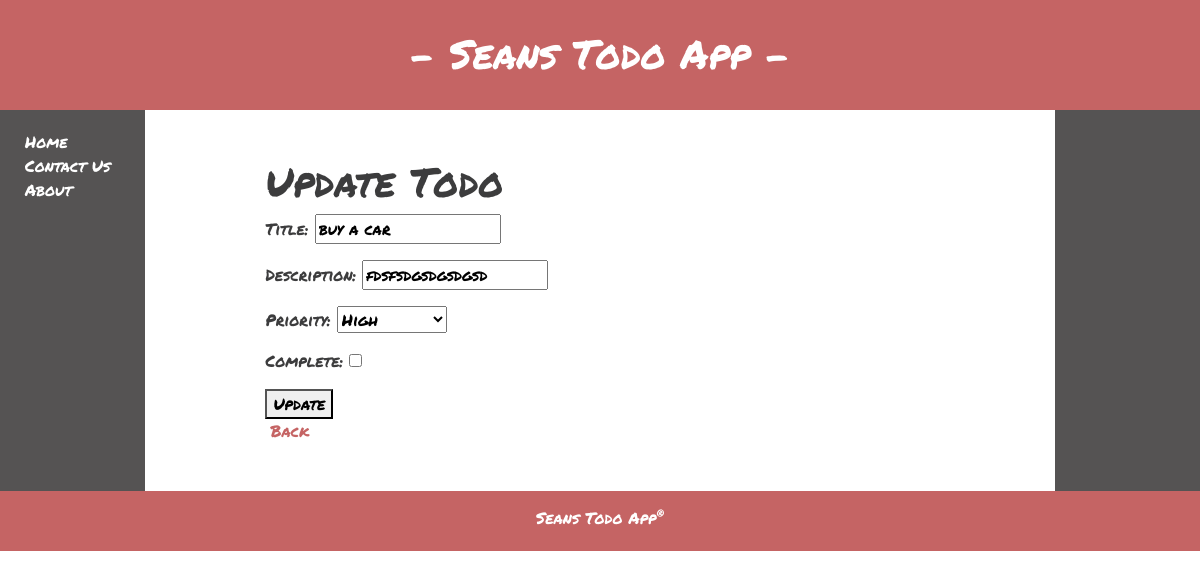
The app's page /update/5/ with its own data.
### todo_app/models.py (models this page shows, shortened)
class Todo(models.Model):
    title = models.CharField(max_length=30)
    description = models.CharField(max_length=200, null=True, blank=True)
    priority = models.CharField(max_length=6, choices=CHOICES)
    complete = models.BooleanField(default=False)
    created = models.DateTimeField(auto_now_add=True)
    updated = models.DateTimeField(auto_now=True)

### todo_app/views.py (the view)
# urls.py: path('update/<int:pk>/', TodoUpdate.as_view(), name='update'),
class TodoUpdate(UpdateView):
    model = Todo
    fields = '__all__'
    template_name = 'todo_app/update.html'
    success_url = reverse_lazy('index')

### todo_app/templates/todo_app/update.html (shortened to what this page needs)
{% extends 'todo_app/base.html' %}
{% load static %}
{% block content %}
    <h1>Update Todo</h1>
    <form action="" method="POST">
        {{form.as_p}}
        <button type="submit">Update</button>
    </form>
    <a href="{% url 'index' %}">Back</a>
{% endblock content %}

### todo_app/static/todo_app/stylesheet.css (style rules this page uses)
body { display:flex; flex-direction: column; height: 750px; font-family: 'Permanent Marker', cursive; background-color: rgb(255, 255, 255); color: rgb(60, 60, 61); }
a { margin-top: 10px; margin-left: 5px; text-decoration: none; color: rgb(197, 100, 100) }
button { margin-right: 25px; }

### records on screen
Todo: title "buy a car", description "fdsfsdgsdgsdgsd", priority "High"
